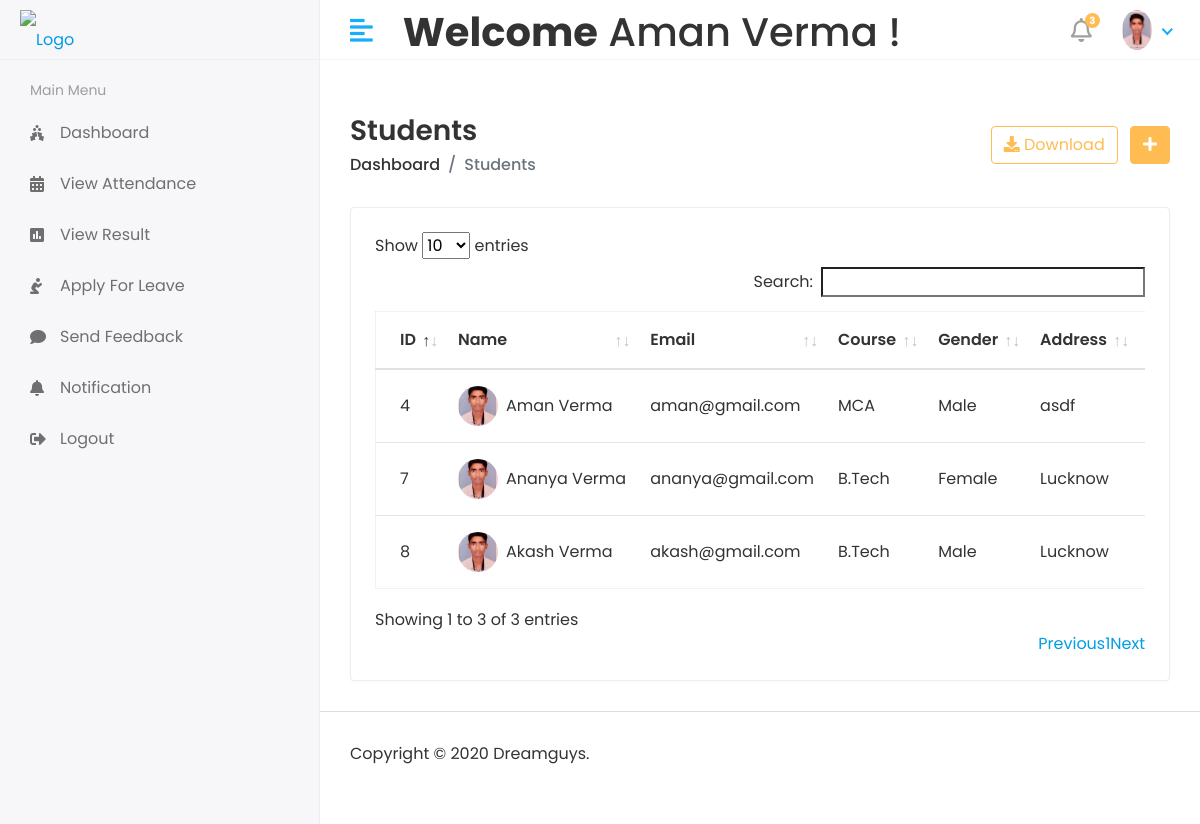
The app's page /Hod/Student/View (signed in) with its own data.
### app/models.py (models this page shows, shortened)
class CustomUser(AbstractUser):
    USER = (
        ('1','HOD'),
        ('2','STAFF'),
        ('3','STUDENT'),
    )
    user_type = models.CharField(choices=USER,max_length=50,default=1)
    profile_pic = models.ImageField(upload_to='media/profile_pic')

class Student(models.Model):
    admin = models.OneToOneField(CustomUser,on_delete=models.CASCADE)
    address = models.TextField()
    gender = models.CharField(max_length=100)
    course_id = models.ForeignKey(Course,on_delete=models.DO_NOTHING)
    session_year_id = models.ForeignKey(Session_Year,on_delete=models.DO_NOTHING)
    created_at = models.DateTimeField(auto_now_add=True)
    updated_at = models.DateTimeField(auto_now_add=True)

class Course(models.Model):
    name = models.CharField(max_length=100)
    created_at = models.DateTimeField(auto_now_add=True)
    update_at = models.DateTimeField(auto_now_add=True)

### College_ERP/HOD_views.py (the view)
# urls.py: path('Hod/Student/View',HOD_views.VIEW_STUDENT,name='view_student'),
@login_required(login_url='/')
def VIEW_STUDENT(request):
    student = Student.objects.all()
    context = {
        'student':student
    }
    return render(request,'Hod/view_student.html',context)

### templates/Hod/view_student.html (shortened to what this page needs)
{% extends 'base.html' %}
{% block content %}
<div class="content container-fluid">
    <div class="page-header">
        <div class="row align-items-center">
            <div class="col">
                <h3 class="page-title">Students</h3>
                <ul class="breadcrumb">
                    <li class="breadcrumb-item"><a href="index.html">Dashboard</a></li>
                    <li class="breadcrumb-item active">Students</li>
                </ul>
            </div>
            <div class="col-auto text-right float-right ml-auto">
                <a href="#" class="btn btn-outline-primary mr-2"><i class="fas fa-download"></i> Download</a>
                <a href="add-student.html" class="btn btn-primary"><i class="fas fa-plus"></i></a>
            </div>
        </div>
    </div>
    <div class="row">
        <div class="col-sm-12">
            <div class="card card-table">
                <div class="card-body">
                    <div class="table-responsive">
                        <table id="table_id"class="table table-hover table-center mb-0">
                            <thead>
                                <tr>
                                    <th>ID</th>
                                    <th>Name</th>
                                    <th>Email</th>
                                    <th>Course</th>
                                    <th>Gender</th>
                                    <th>Address</th>
                                    <th>Session Year</th>
                                </tr>
                            </thead>
                            <tbody>
                                {% for i in student %}
                                <tr>
                                    <td>{{i.id}}</td>
                                    <td>
                                        <h2 class="table-avatar">
                                            <a href="student-details.html" class="avatar avatar-sm mr-2"><img
                                                    class="avatar-img rounded-circle"
                                                    src="/{{i.admin.profile_pic}}" alt="User Image"></a>
                                            <a href="student-details.html">{{i.admin.first_name}}&nbsp{{i.admin.last_name}}</a>
                                        </h2>
                                    </td>
                                    <td>{{i.admin.email}}</td>
                                    <td>{{i.course_id.name}}</td>
                                    <td>{{i.gender}}</td>
                                    <td>{{i.address}}</td>
                                    <td>{{i.session_year_id.session_start}} To {{i.session_year_id.session_end}}</td>
                                </tr>
                                {% endfor %}
                            </tbody>
                        </table>
                    </div>
                </div>
            </div>
        </div>
    </div>
</div>
{% endblock %}

### templates/base.html (shortened to what this page needs)
<!DOCTYPE html>
<html lang="en">
{% load static %}
<head>
    <link rel="stylesheet" href="{% static 'assets/plugins/bootstrap/css/bootstrap.min.css' %}">
    <link rel="stylesheet" href="{% static 'assets/plugins/fontawesome/css/fontawesome.min.css' %}">
    <link rel="stylesheet" href="{% static 'assets/plugins/fontawesome/css/all.min.css' %}">
    <link rel="stylesheet" href="{% static 'assets/css/style.css' %}">
    <link rel="stylesheet" href="{% static 'assets/plugins/datatables/datatables.min.css' %}">
</head>
<body>
        {% include 'includes/header.html' %}
        {% include 'includes/sidebar.html' %}
        <div class="page-wrapper">
            {% block content %}
            {% endblock %}
        {% include 'includes/footer.html' %}
        </div>
</body>
</html>

### templates/includes/header.html (shortened to what this page needs)
{% load static %}
<div class="header">
    <div class="header-left">
        <a href="index.html" class="logo">
            <img src="{% static 'assets/img/logo.png' %}" alt="Logo">
        </a>
    </div>
    <a href="javascript:void(0);" id="toggle_btn">
        <i class="fas fa-align-left"></i>
    </a>
    <div class="top-nav-search mt-2">
        <h1><strong>Welcome</strong>&nbsp<span>{{ user.first_name }} {{ user.last_name }}</span>&nbsp!</h1>
    </div>
    <ul class="nav user-menu">
        <li class="nav-item dropdown noti-dropdown">
            <a href="#" class="dropdown-toggle nav-link" data-toggle="dropdown">
                <i class="far fa-bell"></i> <span class="badge badge-pill">3</span>
            </a>
        </li>
        <li class="nav-item dropdown has-arrow">
            <a href="#" class="dropdown-toggle nav-link" data-toggle="dropdown">
                <span class="user-img"><img class="rounded-circle"
                        src="/{{user.profile_pic}}" width="30" height="40" alt="Ryan Taylor"></span>
            </a>
        </li>
    </ul>
</div>

### templates/includes/sidebar.html (shortened to what this page needs)
{% load static %}
{% load active_link_tags %}
<div class="sidebar" id="sidebar">
    <div class="sidebar-inner slimscroll">
        <div id="sidebar-menu" class="sidebar-menu">
            {% if user.user_type == '1' %}
            <ul>
                <li class="menu-title">
                    <span>Main Menu</span>
                </li>
                <li class="{% active_link 'Hod_Home' 'active' %}">
                <a href="{% url 'Hod_Home' %}"><i class="fas fa-holly-berry"></i> <span>Dashboard</span></a>
                </li>
                <li class="submenu {% active_link 'add_student' 'active' %} {% active_link 'view_student' 'active' %}">
                    <a href="#"><i class="fas fa-user-graduate"></i> <span> Students</span> <span
                            class="menu-arrow"></span></a>
                    <ul>
                        <li><a href="{% url 'add_student' %}">Add Student</a></li>
                        <li><a href="{% url 'view_student' %}">View Student</a></li>
                    </ul>
                </li>
                <li class="submenu {% active_link 'add_staff' 'active' %} {% active_link 'view_staff' 'active' %}">
                    <a href="#"><i class="fas fa-chalkboard-teacher"></i><span> Staff</span> <span
                            class="menu-arrow"></span></a>
                    <ul>
                        <li><a href="{% url 'add_staff' %}">Add Staff</a></li>
                        <li><a href="{% url 'view_staff' %}">View Staff</a></li>
                    </ul>
                </li>
                <li class="submenu  {% active_link 'add_course' 'active' %} {% active_link 'view_course' 'active' %}">
                    <a href="#"><i class="fa fa-graduation-cap"></i> <span> Course</span> <span
                            class="menu-arrow"></span></a>
                    <ul>
                        <li><a href="{% url 'add_course' %}">Add Course</a></li>
                        <li><a href="{% url 'view_course' %}">View Course</a></li>
                    </ul>
                </li>
                <li class="submenu  {% active_link 'add_subject' 'active' %} {% active_link 'view_subject' 'active' %}">
                    <a href="#"><i class="fas fa-book-reader"></i> <span> Subjects</span> <span
                            class="menu-arrow"></span></a>
                    <ul>
                        <li><a href="{% url 'add_subject' %}">Add Subject</a></li>
                        <li><a href="{% url 'view_subject' %}">View Subject</a></li>
                    </ul>
                </li>
                <li class="submenu  {% active_link 'add_session' 'active' %} {% active_link 'view_session' 'active' %}">
                    <a href="#"><i class="fas fa-clock"></i> <span> Session</span> <span class="menu-arrow"></span></a>
                    <ul>
                        <li><a href="{% url 'add_session' %}">Add Session</a></li>
                        <li><a href="{% url 'view_session' %}">View Session</a></li>
                    </ul>
                </li>
                <li>
                    <a href="{% url 'staff_send_notification' %}"><i class="fa fa-bell"></i> <span>Send Staff Notification</span></a>
                </li>
                <li>
                    <a href="{% url 'student_send_notification' %}"><i class="fa fa-bell"></i> <span>Send Student Notification</span></a>
                </li>
                <li>
                    <a href="holiday.html"><i class="fa fa-calendar"></i> <span>View Attendance</span></a>
                </li>
                <li>
                    <a href="{% url 'staff_feedback_reply' %}"><i class="fas fa-comments"></i> <span>Staff Feedback</span></a>
                </li>
                <li>
                    <a href="holiday.html"><i class="fas fa-comments"></i> <span>Students Feedback</span></a>
                </li>
                <li>
                    <a href="{% url 'staff_leave_view' %}"><i class="fas fa-envelope"></i> <span>Staff Leave</span></a>
                </li>
                <li>
                    <a href="holiday.html"><i class="fas fa-envelope"></i> <span>Students Leave</span></a>
                </li>
                <li class="">
                    <a href="{% url 'logout' %}"><i class="fas fa-sign-out-alt"></i> <span>Logout</span></a>
                </li>
            </ul>
            {% else %}
            <ul>
                <li class="menu-title">
                    <span>Main Menu</span>
                </li>
                <li class="{% active_link 'Student_Home' 'active' %}">
                    <a href="{% url 'Student_Home' %}"><i class="fas fa-holly-berry"></i> <span>Dashboard</span></a>
                </li>
                <li class="{% active_link '' 'active' %}">
                    <a href="{% url 'Student_Home' %}"><i class="fas fa-calendar-alt"></i> <span>View Attendance</span></a>
                </li>
                <li class="">
                    <a href=""><i class="fas fa-poll" aria-hidden='true'></i> <span>View Result</span></a>
                </li>
                <li class="">
                    <a href=""><i class="fa fa-pray" aria-hidden='true'></i> <span>Apply For Leave</span></a>
                </li>
                <li class="">
                    <a href=""><i class="fas fa-comment" aria-hidden='true'></i> <span>Send Feedback</span></a>
                </li>
                <li class="">
                    <a href=""><i class="fas fa-bell" aria-hidden='true'></i> <span>Notification</span></a>
                </li>
                <li class="">
                    <a href="{% url 'logout' %}"><i class="fas fa-sign-out-alt"></i> <span>Logout</span></a>
                </li>
            </ul>
            {% endif %}
        </div>
    </div>
</div>

### templates/includes/footer.html
{% load static %}
<footer>
    <p>Copyright © 2020 Dreamguys.</p>
</footer>

### records on screen
CustomUser: first_name "Aman", last_name "Verma", profile_pic (picture)
Student: id "4", admin.profile_pic (picture), admin.first_name "Aman", admin.last_name "Verma", admin.email "aman@gmail.com", course_id.name "MCA", gender "Male", address "asdf"
Student: id "7", admin.profile_pic (picture), admin.first_name "Ananya", admin.last_name "Verma", admin.email "ananya@gmail.com", course_id.name "B.Tech", gender "Female", address "Lucknow"
Student: id "8", admin.profile_pic (picture), admin.first_name "Akash", admin.last_name "Verma", admin.email "akash@gmail.com", course_id.name "B.Tech", gender "Male", address "Lucknow"
